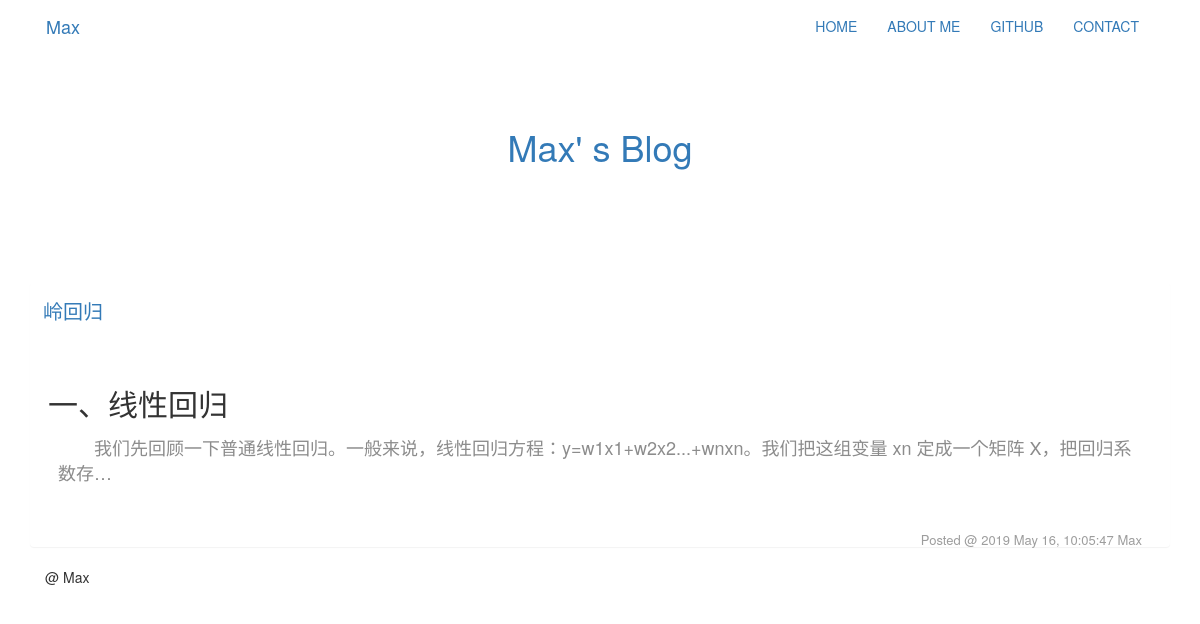
The page / on the database its author committed.
### mainsite/models.py (models this page shows, shortened)
class Article(models.Model):
    title = models.CharField(max_length=200)                # 标题
    slug = models.CharField(max_length=200)                 # 文章的网站
    content = models.TextField()                            # 文章的内容
    pub_date = models.DateTimeField(default=timezone.now)   # 发布的时间
    author = models.CharField(max_length=100)               # 作者
    class Meta:
        ordering = ('-pub_date',)

### mainsite/views.py (the view)
# urls.py: re_path(r'^$', homepage),
def homepage(request):
    template = get_template('index.html')
    articles = Article.objects.all()
    now = datetime.now()
    html = template.render(locals())
    return HttpResponse(html)

### mainsite/templates/index.html (shortened to what this page needs)
<!DOCTYPE html>
{% extends 'base.html' %}
{% block content %}
    {% for article in articles %}
        <div class="panel block">
            <div id="title">
                <p style="font-family: 微软雅黑">
                    <a href="/article/{{article.slug}}" style="text-decoration: none">{{ article.title }}</a>
                </p>
            <div>
            <div class="panel-body" id="abstract">
                <p>
                    {{ article.content | truncatechars:100 | safe }}
                </p>
            </div>
            <div id="post-time">
                <p>
                    Posted @ {{ article.pub_date | date:"Y M d, h:m:s" }} {{ article.author }}
                </p>
            </div>
        </div>
    {% endfor %}
{% endblock %}

### mainsite/static/css/index.css (style rules this page uses)
.block { padding: 10px 2px; }
#title p { font-size: 20px; padding: 5px 10px; }
#abstract p { color: #8c8c8c; font-size: 18px; }
#post-time { padding: 10px 15px; }
#post-time p { font-size: 13px; float: right; color: #9d9d9d; }

### rows shown on the page
Article: title "岭回归", content "一、线性回归 我们先回顾一下普通线性回归。一般来说，线性回归方程：y=w1x1+w2x2...+wnxn。我们把这组变量 xn 定成一个矩阵 X，把回归系数存…", pub_date "2019 May 16, 10:05:47", author "Max"
